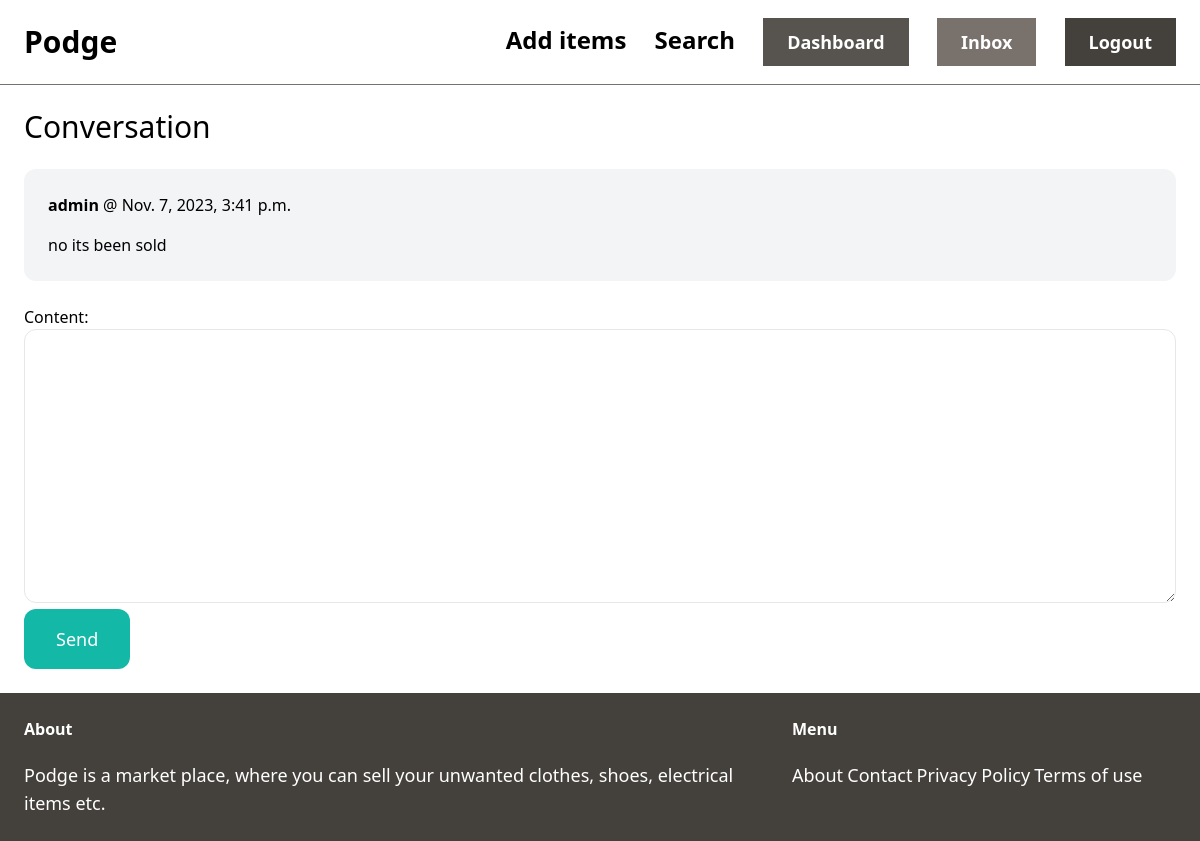
The page /inbox/2/ (signed in) on the database its author committed.
### conversation/models.py (models this page shows)
class ConversationMessage(models.Model):
    conversation = models.ForeignKey(Conversation, related_name='messages', on_delete=models.CASCADE)
    content = models.TextField()
    created_at = models.DateTimeField(auto_now_add=True)
    created_by = models.ForeignKey(User, related_name='created_messages', on_delete=models.CASCADE)

### conversation/views.py (the view)
# urls.py: path('<int:pk>/', views.detail, name='detail'),
@login_required
def detail(request, pk):
    conversation = Conversation.objects.filter(members__in=[request.user.id]).get(pk=pk)
    if request.method == 'POST':
        form = ConversationMessageForm(request.POST)
        if form.is_valid():
            conversation_message = form.save(commit=False)
            conversation_message.conversation = conversation
            conversation_message.created_by = request.user
            conversation_message.save()
            conversation.save()
            return redirect('conversation:detail', pk=pk)
    else:
        form = ConversationMessageForm()
    return render(request, 'conversation/detail.html', {
        'conversation': conversation,
        'form': form
    })

### conversation/forms.py
class ConversationMessageForm(forms.ModelForm):
    class Meta:
        model = ConversationMessage
        fields = ('content',)
        widgets = {
            'content': forms.Textarea(attrs={
                'class': 'w-full py-4 px-6 rounded-xl border'
            })
        }

### conversation/templates/conversation/detail.html (shortened to what this page needs)
{% extends 'home/base.html' %}
{% block content %}
<h1 class="mb-6 text-3xl">Conversation</h1>
<div class="space-y-6">
    {% for message in conversation.messages.all %}
        <div class="p-6 flex {% if message.created_by == request.user %}bg-blue-100{% else %}bg-gray-100{% endif %} rounded-xl">
            <div>
                <p class="mb-4"><strong>{{ message.created_by.username }}</strong> @ {{ message.created_at }}</p>
                <p>{{ message.content }}</p>
            </div>
        </div>
    {% endfor %}
</div>
<form method="post" action="." class="mt-6">
    {{ form.as_p }}
    <button class="py-4 px-8 text-lg bg-teal-500 hover:bg-teal-700 rounded-xl text-white">Send</button>
</form>
{% endblock %}

### rows shown on the page
ConversationMessage: created_by.username "admin", created_at "Nov. 7, 2023, 3:41 p.m.", content "no its been sold"
